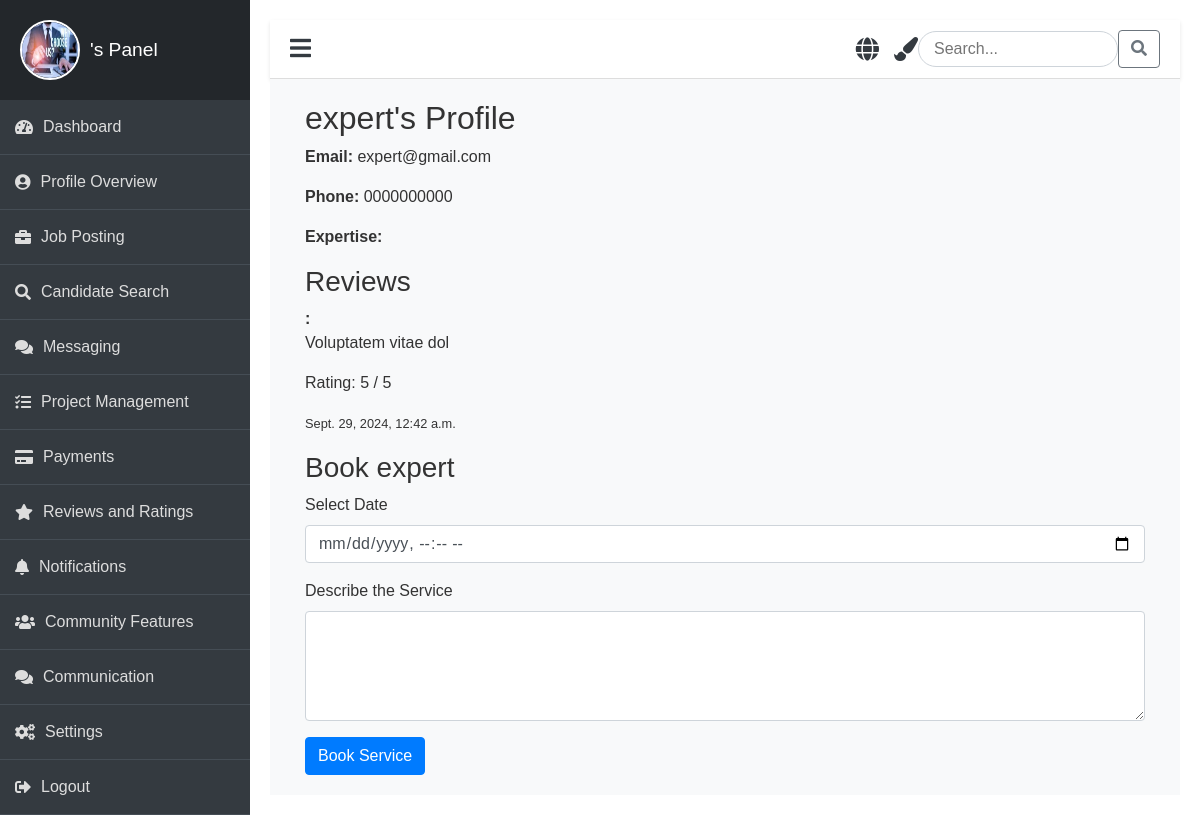
/candidate/3/, run on the app's committed database.
### job/models.py (models this page shows, shortened)
class CustomUser(AbstractUser):
    ROLE_CHOICES = (
        ('admin', 'Admin'),
        ('expert', 'Expert'),
        ('client', 'Client'),
    )
    role = models.CharField(max_length=30, choices=ROLE_CHOICES, default='client')
    profile_picture = models.ImageField(upload_to='profile_pictures/', blank=True, null=True)
    phone = models.CharField(max_length=15, default='0000000000')  # Provide a default value
    address = models.TextField(null=True, blank=True)  # Temporarily allow null

class Review(models.Model):
    expert = models.ForeignKey(CustomUser, on_delete=models.CASCADE, related_name='expert_reviews', limit_choices_to={'role': 'expert'})
    client_name = models.CharField(max_length=255)
    client_email = models.EmailField()
    comment = models.TextField()
    rating = models.PositiveSmallIntegerField(choices=[(i, i) for i in range(1, 6)])  # Rating from 1 to 5
    created_at = models.DateTimeField(default=timezone.now)

### job/views.py (the view, shortened to what this page needs)
# urls.py: path('candidate/<int:expert_id>/', views.candidate_details, name='candidate_details'),
def candidate_details(request, expert_id):
    expert = get_object_or_404(CustomUser, id=expert_id, role='expert')
    reviews = Review.objects.filter(expert=expert)
    return render(request, 'panel/clients/job/candidate_detail.html', {'expert': expert, 'reviews': reviews})

### job/templates/panel/clients/job/candidate_detail.html (shortened to what this page needs)
{% extends 'panel/base/base_clients.html' %}
{% block content %}
<div class="container">
    <h2>{{ expert.username }}'s Profile</h2>
    <p><strong>Email:</strong> {{ expert.email }}</p>
    <p><strong>Phone:</strong> {{ expert.phone }}</p>
    <p><strong>Expertise:</strong> {{ expert.expertise }}</p>
    <h3>Reviews</h3>
    <div class="reviews">
        {% if reviews %}
            {% for review in reviews %}
                <div class="review">
                    <strong>{{ review.client_name }}:</strong>
                    <p>{{ review.comment }}</p>
                    <p>Rating: {{ review.rating }} / 5</p>
                    <p><small>{{ review.created_at }}</small></p>
                </div>
            {% endfor %}
        {% else %}
            <p>No reviews yet.</p>
        {% endif %}
    </div>
    <h3>Book {{ expert.username }}</h3>
    <form method="post" id="booking-form">
        <div class="form-group">
            <label for="date">Select Date</label>
            <input type="datetime-local" id="date" name="date" class="form-control" required>
        </div>
        <div class="form-group">
            <label for="service_description">Describe the Service</label>
            <textarea id="service_description" name="service_description" class="form-control" rows="4" required></textarea>
        </div>
        <button type="submit" class="btn btn-primary">Book Service</button>
    </form>
</div>
{% endblock %}

### job/static/css/clients.css (style rules this page uses)
body { font-family: 'Arial', sans-serif; background-color: #f8f9fa; color: #333; margin: 0; padding: 0; overflow-x: hidden; }

### data on the page
CustomUser: username "expert", email "expert@gmail.com", phone "0000000000"
Review: comment "Voluptatem vitae dol", rating "5", created_at "Sept. 29, 2024, 12:42 a.m."
